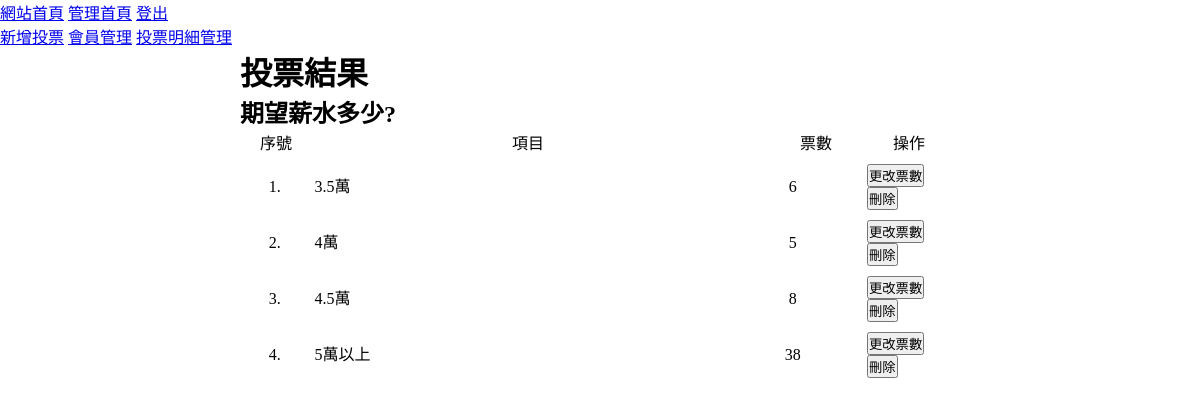
The page /backend.php?do=result&id=5 on the database as committed earlier.
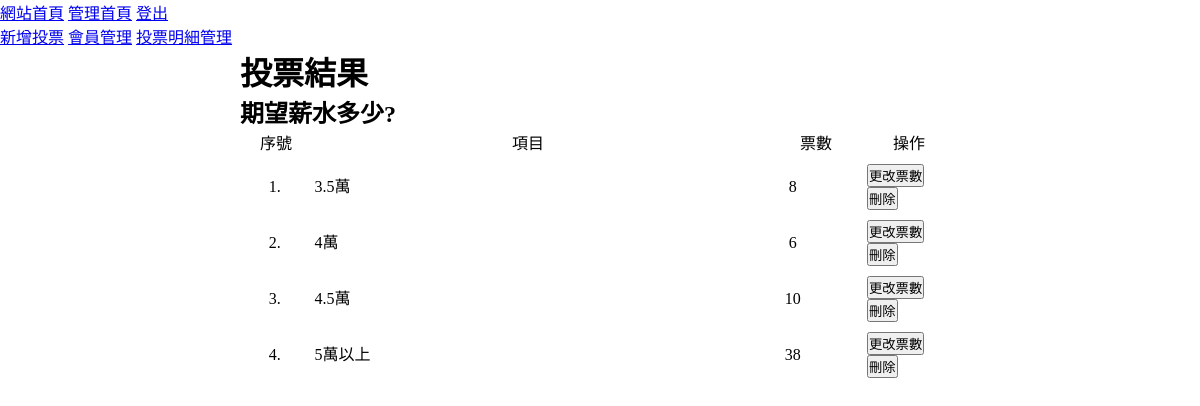
The same page on the database as committed later.
### tables this page shows
CREATE TABLE `options` (
  `id` int(10) UNSIGNED NOT NULL,
  `description` text NOT NULL,
  `subject_id` int(10) UNSIGNED NOT NULL,
  `total` int(10) UNSIGNED NOT NULL DEFAULT 0,
  `created_time` timestamp NOT NULL DEFAULT current_timestamp(),
  `updated_time` timestamp NOT NULL DEFAULT current_timestamp() ON UPDATE current_timestamp()
);

### back/result.php (the view)
<?php
$id=$_GET['id'];
$options=$pdo->query("select * from `options` where `subject_id`=$id")->fetchAll(PDO::FETCH_ASSOC);
$subject=$pdo->query("select * from `topics` where `id`=$id")->fetch(PDO::FETCH_ASSOC);
?>
<h1>投票結果</h1>
<h2><?=$subject['subject'];?></h2>
<ul class="vote-result">
    <li class="vote-option-title">
        <div class="vote-item">序號</div>
        <div class="vote-item">項目</div>
        <div class="vote-item">票數</div>
        <div class="vote-item">操作</div>
    </li>
    <?php
    foreach($options as $idx => $option){
    ?>
    <li class="vote-option">
        <div class="vote-item"><?=$idx+1;?>.
    </div>
        <div class="vote-item"><?=$option['description'];?></div>
        <div class="vote-item"><?=$option['total'];?></div>
        <div class="vote-item">
            <button>更改票數</button>
            <button onclick="location.href='./api/del_option.php?id=<?=$option['id'];?>'">刪除</button>
        </div>
    </li>
    <?php
    }
    ?>
</ul>

Rows that differ between the two databases and show on the page:
changed options (number 1 of 4 on the later page): total "6" → "8"
changed options (number 2 of 4 on the later page): total "5" → "6"
changed options (number 3 of 4 on the later page): total "8" → "10"
